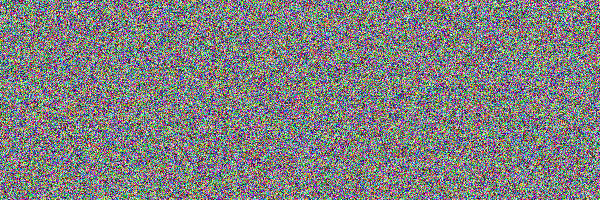
#> input picture Script/Stegno_script/encrypted_one.png, 600 x 200 px
$ python solver.py
#> lines starting #> are read from the running program, lines starting #| are printed output that depends on the picture
from PIL import Image
from numpy import *

one_img = Image.open(r'encrypted_one.png')
#> one_img is the input picture: PIL image 600x200 RGBA; mean R, G, B, A 127.5, 127.7, 127.8, 255
two_img = Image.open(r'encrypted_two.png')
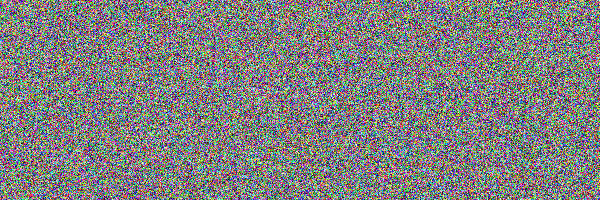
#> input picture Script/Stegno_script/encrypted_two.png, 600 x 200 px
#> two_img is the input picture: PIL image 600x200 RGBA; mean R, G, B, A 128, 127.6, 127.2, 255

one = array(one_img)
two = array(two_img)

#print(img)

a, b, c = one.shape
#> a = 200; b = 600; c = 4
#print(img.shape)

for x in range(0, a):
    for y in range(0, b):
        pixel1 = one[x, y]
        pixel2 = two[x, y]
        if pixel1.any():
            for i in range(0,3):
                pixel1[i] = pixel1[i] ^ pixel2[i]
            one[x][y] = pixel1
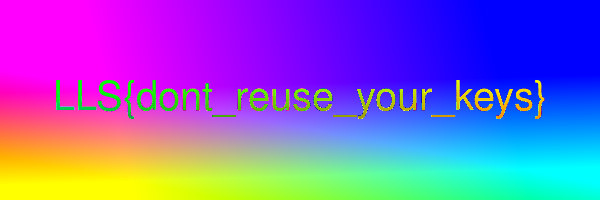
#> one: shape (200, 600, 4); mean R, G, B, A 130.5, 94.8, 201.4, 255

get = Image.fromarray(one)
get.save('out.png')
